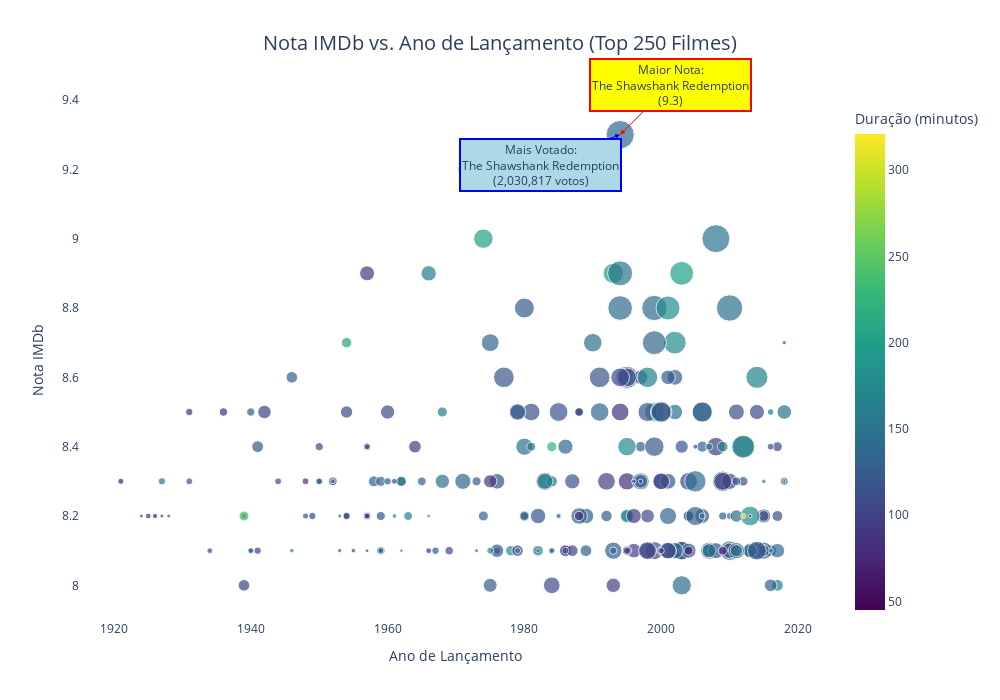
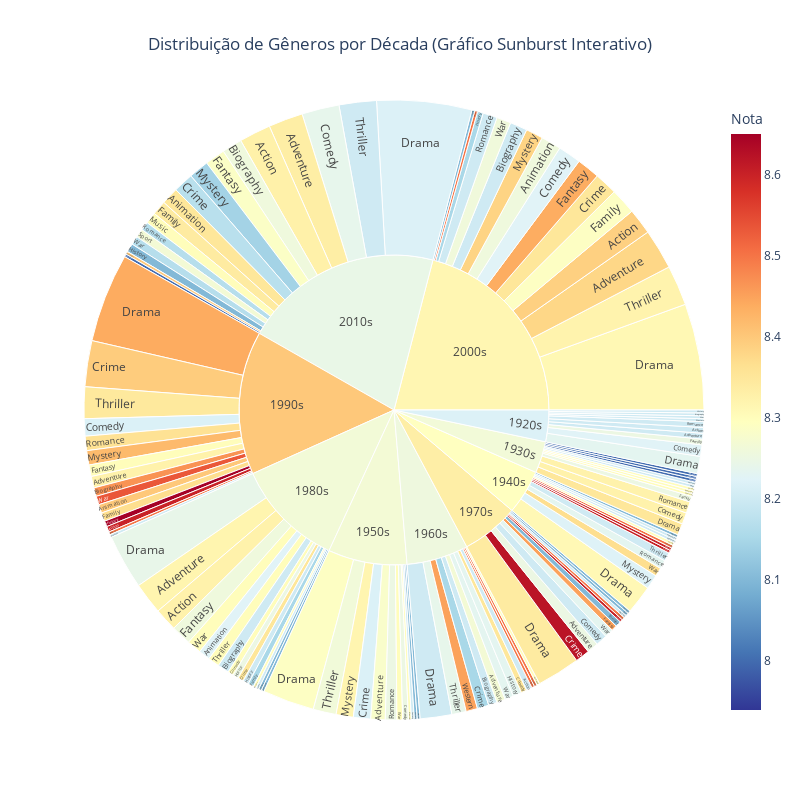

The notebook cell saved with these charts, in order:
### Code cell
# -*- coding: utf-8 -*-
"""
Análise Exploratória de Dados do Top 250 Filmes do IMDb

Este script realiza uma análise do conjunto de dados "IMDB Top 250 Movies".
O objetivo é explorar, limpar e visualizar os dados para extrair insights
sobre os filmes mais bem avaliados da história.

Aluno: [Seu Nome Aqui]
Disciplina: Análise de Dados e Visualização
"""

import pandas as pd
import numpy as np
import matplotlib.pyplot as plt
import seaborn as sns
import plotly.express as px
import plotly.graph_objects as go

# --- 1. Carregamento e Exploração Inicial dos Dados ---

# URL do conjunto de dados bruto no GitHub
url = "https://raw.githubusercontent.com/itiievskyi/IMDB-Top-250/master/imdb_top_250.csv"
# Carregando os dados para um DataFrame do pandas
df = pd.read_csv(url)

print("ETAPA 1: VISÃO GERAL DO DATASET")
print("="*35)
print(f"Dimensões do DataFrame: {df.shape}")
print(f"Colunas presentes: {list(df.columns)}")
print("\n--- 5 Primeiras Linhas do Dataset ---")
print(df.head())
print("\n--- Tipos de Dados e Valores Ausentes ---")
df.info()
print("\n--- Estatísticas Descritivas das Colunas Numéricas ---")
print(df.describe())
print("="*35)
print("\n")


# --- 2. Limpeza e Pré-processamento dos Dados ---

print("ETAPA 2: LIMPEZA E PRÉ-PROCESSAMENTO")
print("="*35)

# Convertendo a coluna 'Year' para numérica e tratando possíveis erros
df['Year'] = pd.to_numeric(df['Year'], errors='coerce')

# Criando uma coluna 'Decada' para agrupar os filmes
# A '//' faz uma divisão inteira, ex: 1994 // 10 = 199, depois * 10 = 1990
df['Decada'] = (df['Year'] // 10) * 10

# A coluna 'Duration' está como texto (ex: '2h 22min'). Vamos convertê-la para minutos.
# Usamos expressões regulares (regex) para extrair as horas e os minutos.
# .str.extract('(\d+)h') captura os dígitos (\d+) antes de 'h'.
# .fillna(0) preenche valores não encontrados (filmes com menos de 1h) com 0.
horas_em_minutos = df['Duration'].str.extract('(\d+)h').fillna(0).astype(int) * 60
minutos = df['Duration'].str.extract('(\d+)min').fillna(0).astype(int)
df['Duration_minutes'] = horas_em_minutos + minutos

# Limpando a coluna 'Genre' de caracteres indesejados
# Primeiro, identificamos e separamos os gêneros
genres_list = df['Genre'].str.split(' | ').explode()
# Removemos strings vazias ou caracteres de escape que possam ter surgido
genres_list = genres_list[genres_list.str.strip() != '']
genres_list = genres_list[genres_list.str.strip() != '\\']

print("Colunas 'Decada' e 'Duration_minutes' criadas com sucesso.")
print(f"Total de gêneros únicos identificados: {genres_list.nunique()}")
print("="*35)
print("\n")


# --- 3. Visualização de Dados ---

print("ETAPA 3: VISUALIZAÇÃO DE DADOS E INSIGHTS")
print("="*40)

# Configurando um estilo visual mais agradável para os gráficos do Matplotlib
plt.style.use('seaborn-v0_8-darkgrid')
sns.set_palette("viridis")

# -- GRÁFICO 1: Distribuição dos Principais Gêneros --

# Contando a frequência de cada gênero e pegando os 10 mais comuns
genre_counts = genres_list.value_counts().head(10)

plt.figure(figsize=(12, 8))
bars = plt.bar(genre_counts.index, genre_counts.values,
               color=sns.color_palette("viridis", n_colors=10))

# Customizando o gráfico
plt.title('Top 10 Gêneros Mais Comuns no IMDb Top 250', fontsize=18, fontweight='bold', pad=20)
plt.xlabel('Gênero', fontsize=12, fontweight='bold')
plt.ylabel('Número de Filmes', fontsize=12, fontweight='bold')
plt.xticks(rotation=45, ha='right')

# Adicionando os valores no topo de cada barra
for bar in bars:
    height = bar.get_height()
    plt.text(bar.get_x() + bar.get_width()/2., height + 1,
             f'{int(height)}', ha='center', va='bottom', fontweight='bold')

plt.tight_layout() # Ajusta o layout para não cortar os rótulos
plt.show()

print("\n--- Insights do Gráfico de Gêneros ---")
print(f"O gênero 'Drama' é o mais presente, aparecendo em {genre_counts['Drama']} filmes da lista.")
print(f"O segundo gênero mais comum é '{genre_counts.index[1]}' com {genre_counts.iloc[1]} aparições.")
print("-" * 35)


# -- GRÁFICO 2: Relação Interativa entre Nota IMDb, Ano e Duração --

# Utilizando Plotly para um gráfico interativo
fig_scatter = px.scatter(
    df, x='Year', y='IMDB rating',
    size='Rating count',
    color='Duration_minutes',
    hover_name='Title',  # Título principal ao passar o mouse
    hover_data={  # Informações extras no hover
        'Director': True,
        'Genre': True,
        'Year': True,
        'IMDB rating': ':.1f', # Formata a nota para 1 casa decimal
        'Duration_minutes': True,
        'Rating count': ':,d' # Formata o número de votos com separador de milhar
    },
    title='Nota IMDb vs. Ano de Lançamento (Top 250 Filmes)',
    labels={
        'IMDB rating': 'Nota IMDb',
        'Year': 'Ano de Lançamento',
        'Duration_minutes': 'Duração (minutos)',
        'Rating count': 'Quantidade de Votos'
    },
    color_continuous_scale='viridis',
    size_max=20) # Tamanho máximo das bolhas

# Customizando o layout do gráfico interativo
fig_scatter.update_layout(
    height=700,
    width=1000,
    title_font_size=20,
    title_x=0.5, # Centraliza o título
    xaxis=dict(title_font_size=14),
    yaxis=dict(title_font_size=14, range=[7.9, 9.4]), # Foco na faixa de notas
    plot_bgcolor='white' # Fundo branco
)

# Adicionando anotações para destacar filmes importantes
highest_rated = df.loc[df['IMDB rating'].idxmax()]
most_voted = df.loc[df['Rating count'].idxmax()]

fig_scatter.add_annotation(
    x=highest_rated['Year'], y=highest_rated['IMDB rating'],
    text=f"Maior Nota:<br>{highest_rated['Title']}<br>({highest_rated['IMDB rating']})",
    showarrow=True, arrowhead=2, arrowcolor="red", ax=50, ay=-50,
    bgcolor="yellow", bordercolor="red", borderwidth=2
)

fig_scatter.add_annotation(
    x=most_voted['Year'], y=most_voted['IMDB rating'],
    text=f"Mais Votado:<br>{most_voted['Title']}<br>({most_voted['Rating count']:,} votos)",
    showarrow=True, arrowhead=2, arrowcolor="blue", ax=-80, ay=30,
    bgcolor="lightblue", bordercolor="blue", borderwidth=2
)

fig_scatter.show()

print("\n--- Insights do Gráfico Interativo de Dispersão ---")
print(f"🎬 Filme com maior nota: {highest_rated['Title']} (Nota {highest_rated['IMDB rating']})")
print(f"🗳️  Filme com mais votos: {most_voted['Title']} ({most_voted['Rating count']:,} votos)")
print(f"📅 Período analisado: de {df['Year'].min():.0f} a {df['Year'].max():.0f}")
print(f"⭐ Variação das notas: de {df['IMDB rating'].min()} a {df['IMDB rating'].max()}")
print("\n💡 Dicas de Interação:")
print("• Passe o mouse sobre os pontos para ver detalhes do filme.")
print("• Use a roda do mouse para dar zoom.")
print("• Clique e arraste para mover o gráfico.")
print("-" * 35)


# -- GRÁFICO 3: Histograma da Duração dos Filmes --

plt.figure(figsize=(12, 8))
plt.hist(df['Duration_minutes'], bins=25, color='teal', alpha=0.7, edgecolor='black')

# Customizando o gráfico
plt.title('Distribuição da Duração dos Filmes (IMDb Top 250)', fontsize=18, fontweight='bold', pad=20)
plt.xlabel('Duração (minutos)', fontsize=12, fontweight='bold')
plt.ylabel('Número de Filmes', fontsize=12, fontweight='bold')

# Adicionando linhas de média e mediana para referência
mean_duration = df['Duration_minutes'].mean()
median_duration = df['Duration_minutes'].median()

plt.axvline(mean_duration, color='red', linestyle='--', linewidth=2, label=f'Média: {mean_duration:.0f} min')
plt.axvline(median_duration, color='yellow', linestyle='--', linewidth=2, label=f'Mediana: {median_duration:.0f} min')

plt.legend(fontsize=11)
plt.tight_layout()
plt.show()

print("\n--- Insights do Histograma de Duração ---")
print(f"A duração média dos filmes é de {mean_duration:.1f} minutos (aproximadamente {mean_duration/60:.1f} horas).")
print(f"A maioria dos filmes se concentra na faixa de 100 a 150 minutos.")
print(f"Filme mais curto: {df['Duration_minutes'].min()} min, Filme mais longo: {df['Duration_minutes'].max()} min.")
print("-" * 35)


# -- GRÁFICO 4: Tendência de Notas e Contagem de Filmes por Década --

# Agrupando os dados por década
decade_stats = df.groupby('Decada').agg(
    Avg_Rating=('IMDB rating', 'mean'),
    Movie_Count=('Title', 'count')
).round(2).reset_index()

fig, ax1 = plt.subplots(figsize=(14, 8))

# Gráfico de linhas para a nota média (eixo y esquerdo)
color = 'tab:red'
ax1.set_xlabel('Década', fontsize=12, fontweight='bold')
ax1.set_ylabel('Nota Média IMDb', color=color, fontsize=12, fontweight='bold')
ax1.plot(decade_stats['Decada'], decade_stats['Avg_Rating'], color=color, marker='o', linewidth=3, markersize=8, label='Nota Média')
ax1.tick_params(axis='y', labelcolor=color)

# Criando um segundo eixo y para o número de filmes
ax2 = ax1.twinx()
color = 'tab:blue'
ax2.set_ylabel('Número de Filmes na Lista', color=color, fontsize=12, fontweight='bold')
ax2.bar(decade_stats['Decada'], decade_stats['Movie_Count'], alpha=0.4, color=color, width=8, label='Nº de Filmes')
ax2.tick_params(axis='y', labelcolor=color)

# Customizando o gráfico
plt.title('Nota Média vs. Número de Filmes por Década (Top 250)', fontsize=18, fontweight='bold', pad=20)
fig.tight_layout()
plt.show()

print("\n--- Insights do Gráfico de Décadas ---")
print(f"A década com a maior nota média na lista é a de {decade_stats.loc[decade_stats['Avg_Rating'].idxmax(), 'Decada']:.0f}.")
print(f"A década mais produtiva (com mais filmes na lista) é a de {decade_stats.loc[decade_stats['Movie_Count'].idxmax(), 'Decada']:.0f}.")
print("-" * 35)


# -- GRÁFICO 5: Análise Hierárquica de Gêneros por Década (Sunburst) --

# Preparando os dados para o gráfico Sunburst
sunburst_data = []
for index, row in df.iterrows():
    genres = [g.strip() for g in str(row['Genre']).split(' | ') if g.strip() and g.strip() != '\\']
    for genre in genres:
        sunburst_data.append({
            'Decada': f"{int(row['Decada'])}s",
            'Genero': genre,
            'Titulo': row['Title'],
            'Nota': row['IMDB rating']
        })
sunburst_df = pd.DataFrame(sunburst_data)

# Criando o gráfico
fig_sunburst = px.sunburst(
    sunburst_df,
    path=['Decada', 'Genero'],
    values=None, # O tamanho será proporcional à contagem de itens
    color='Nota',
    color_continuous_scale='RdYlBu_r', # Paleta de cores (vermelho-amarelo-azul invertido)
    color_continuous_midpoint=np.average(sunburst_df['Nota']), # Ponto médio da cor é a nota média
    title='Distribuição de Gêneros por Década (Gráfico Sunburst Interativo)',
    hover_name='Genero',
    hover_data={'Nota': ':.2f'}
)

# Customizando o layout e as informações do hover
fig_sunburst.update_layout(height=800, width=800, title_x=0.5)
fig_sunburst.update_traces(
    hovertemplate='<b>%{label}</b><br>Contagem: %{value}<br>Percentual do Pai: %{percentParent}<extra></extra>',
    maxdepth=2
)

fig_sunburst.show()

print("\n--- Insights do Gráfico Sunburst ---")
decade_genre_summary = sunburst_df.groupby(['Decada', 'Genero']).size().reset_index(name='Count')
top_combinations = decade_genre_summary.nlargest(5, 'Count')

print("\n📊 Combinações Gênero-Década mais populares:")
for _, row in top_combinations.iterrows():
    print(f"   • {row['Genero']} nos anos {row['Decada']}: {row['Count']} filmes")

print("\n💡 Como usar o gráfico:")
print("• Clique em uma década para expandir e ver os gêneros.")
print("• Clique no centro para retornar.")
print("• A intensidade da cor indica a nota média (azul = mais alta).")
print("-" * 35)

print("\nFIM DA ANÁLISE.")

### Figure 1 — Plotly figure (JSON) as saved in the notebook; plotly's stock layout.template omitted (floating-point values rounded to 4 significant figures; data arrays with more than 128 entries replaced by an {"elided": "..."} marker saying what was removed)
{"data": [{"customdata": {"elided": "250x4 mixed values"}, "hovertemplate": "<b>%{hovertext}</b><br><br>Ano de Lançamento=%{x}<br>Nota IMDb=%{y:.1f}<br>Quantidade de Votos=%{customdata[3]:,d}<br>Director=%{customdata[0]}<br>Genre=%{customdata[1]}<br>Duração (minutos)=%{marker.color}<extra></extra>", "hovertext": {"elided": "250 str values"}, "legendgroup": "", "marker": {"color": {"elided": "250 int values"}, "coloraxis": "coloraxis", "size": {"elided": "250 int values"}, "sizemode": "area", "sizeref": 5077.0, "symbol": "circle"}, "mode": "markers", "name": "", "orientation": "v", "showlegend": false, "type": "scatter", "x": {"elided": "250 int values"}, "xaxis": "x", "y": {"elided": "250 float values"}, "yaxis": "y"}], "layout": {"annotations": [{"arrowcolor": "red", "arrowhead": 2, "ax": 50, "ay": -50, "bgcolor": "yellow", "bordercolor": "red", "borderwidth": 2, "showarrow": true, "text": "Maior Nota:<br>The Shawshank Redemption<br>(9.3)", "x": 1994, "y": 9.3}, {"arrowcolor": "blue", "arrowhead": 2, "ax": -80, "ay": 30, "bgcolor": "lightblue", "bordercolor": "blue", "borderwidth": 2, "showarrow": true, "text": "Mais Votado:<br>The Shawshank Redemption<br>(2,030,817 votos)", "x": 1994, "y": 9.3}], "coloraxis": {"colorbar": {"title": {"text": "Duração (minutos)"}}, "colorscale": [[0, "#440154"], [0.1111, "#482878"], [0.2222, "#3e4989"], [0.3333, "#31688e"], [0.4444, "#26828e"], [0.5556, "#1f9e89"], [0.6667, "#35b779"], [0.7778, "#6ece58"], [0.8889, "#b5de2b"], [1, "#fde725"]]}, "height": 700, "legend": {"itemsizing": "constant", "tracegroupgap": 0}, "plot_bgcolor": "white", "title": {"font": {"size": 20}, "text": "Nota IMDb vs. Ano de Lançamento (Top 250 Filmes)", "x": 0.5}, "width": 1000, "xaxis": {"anchor": "y", "domain": [0, 1], "title": {"font": {"size": 14}, "text": "Ano de Lançamento"}}, "yaxis": {"anchor": "x", "domain": [0, 1], "range": [7.9, 9.4], "title": {"font": {"size": 14}, "text": "Nota IMDb"}}}}

### Figure 2 — Plotly figure (JSON) as saved in the notebook; plotly's stock layout.template omitted (floating-point values rounded to 4 significant figures; data arrays with more than 128 entries replaced by an {"elided": "..."} marker saying what was removed)
{"data": [{"branchvalues": "total", "customdata": {"elided": "148x1 float values"}, "domain": {"x": [0, 1], "y": [0, 1]}, "hovertemplate": "<b>%{label}</b><br>Contagem: %{value}<br>Percentual do Pai: %{percentParent}<extra></extra>", "hovertext": {"elided": "148 str values"}, "ids": {"elided": "148 str values"}, "labels": {"elided": "148 str values"}, "marker": {"coloraxis": "coloraxis", "colors": {"elided": "148 float values"}}, "maxdepth": 2, "name": "", "parents": {"elided": "148 str values"}, "type": "sunburst", "values": {"elided": "148 int values"}}], "layout": {"coloraxis": {"cmid": 8.294, "colorbar": {"title": {"text": "Nota"}}, "colorscale": [[0, "rgb(49,54,149)"], [0.1, "rgb(69,117,180)"], [0.2, "rgb(116,173,209)"], [0.3, "rgb(171,217,233)"], [0.4, "rgb(224,243,248)"], [0.5, "rgb(255,255,191)"], [0.6, "rgb(254,224,144)"], [0.7, "rgb(253,174,97)"], [0.8, "rgb(244,109,67)"], [0.9, "rgb(215,48,39)"], [1, "rgb(165,0,38)"]]}, "height": 800, "legend": {"tracegroupgap": 0}, "title": {"text": "Distribuição de Gêneros por Década (Gráfico Sunburst Interativo)", "x": 0.5}, "width": 800}}
